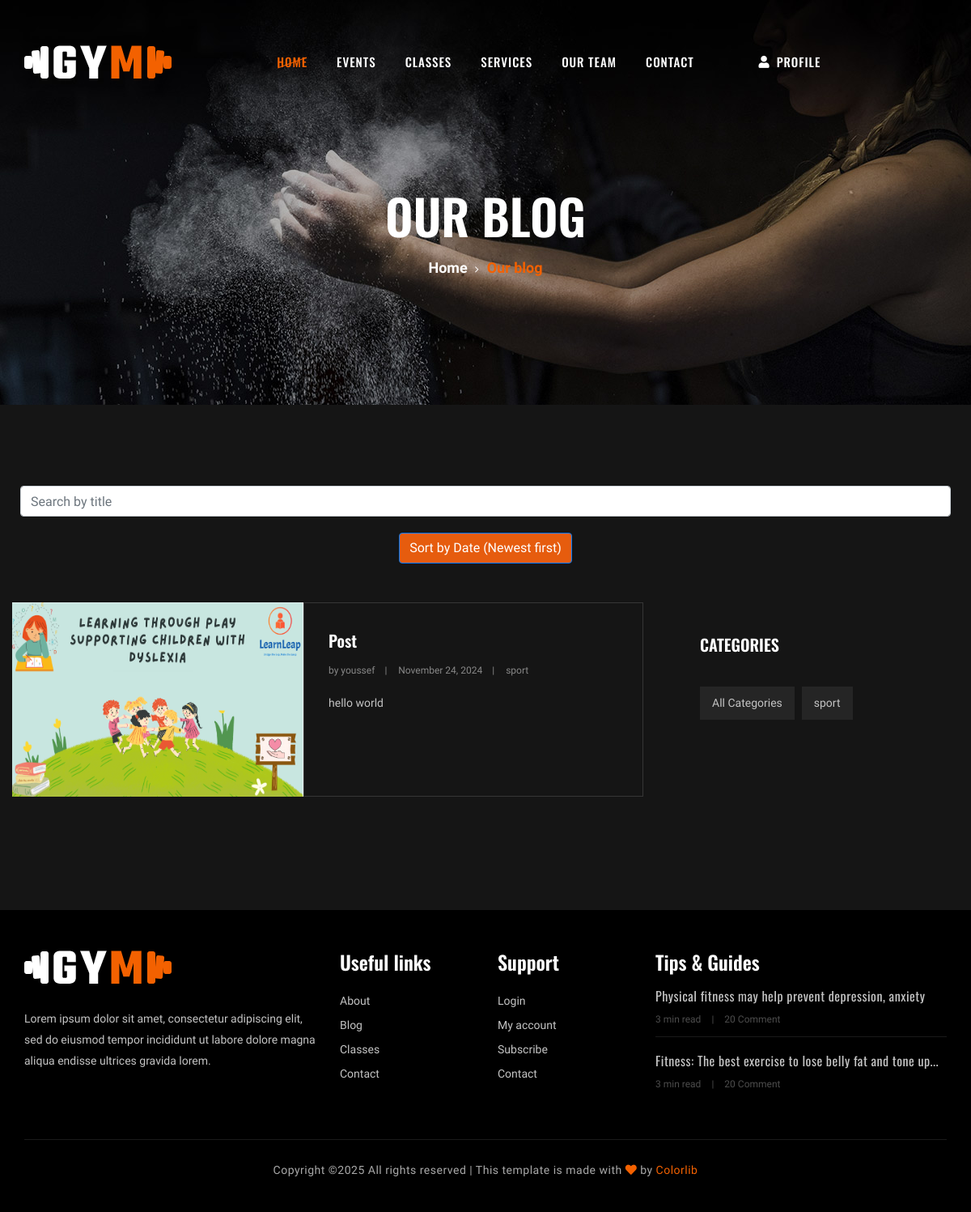
Screenshot of /blog/ with the database file from the repository.
### theblog/models.py (models this page shows, shortened)
class post(models.Model):
    title = models.CharField(max_length=255, validators=[validate_letters_only])
    title_tag = models.CharField(max_length=255,default="sports blog")
    author=models.ForeignKey(User,on_delete=models.CASCADE)
    body=models.TextField()
    CHOICES=(
        ('sport','sport'),
        ('nutrition','nutrition'),
    )
    category=models.CharField(max_length=255, null=True,choices=CHOICES)
    picture=models.ImageField(null=True,blank=True,upload_to="images/")
    likes=models.ManyToManyField(User, related_name="likedposts" ,through="LikedPost")
    created=models.DateTimeField(auto_now=True)

### users/models.py (models this page shows)
class User(AbstractUser):
    is_client = models.BooleanField(default=False)
    is_coach = models.BooleanField(default=False)
    is_nutritionist = models.BooleanField(default=False)

### theblog/views.py (the view)
# urls.py: path('', HomeView.as_view(), name='home'),
class HomeView(ListView):
    model = Post
    template_name = "home.html"
    context_object_name = 'object_list'
    paginate_by = 10
    def get_queryset(self):
        category_filter = self.request.GET.get('category', '')
        search_query = self.request.GET.get('search', '')
        sort_order = self.request.GET.get('sort', 'desc')
        queryset = Post.objects.all()
        if category_filter:
            queryset = queryset.filter(category=category_filter)
        if search_query:
            queryset = queryset.filter(title__icontains=search_query)
        if sort_order == 'asc':
            queryset = queryset.order_by('created')
        else:
            queryset = queryset.order_by('-created')
        return queryset
    def get_context_data(self, **kwargs):
        context = super().get_context_data(**kwargs)
        context['categories'] = Post.objects.values_list('category', flat=True).distinct()
        context['paginator'] = context.get('paginator')
        context['page_obj'] = context.get('page_obj')
        return context

### theblog/templates/home.html (shortened to what this page needs)
{% extends 'base.html' %}
{% load static %}
{% block content %}
<section class="breadcrumb-section set-bg" data-setbg="{% static 'img/breadcrumb-bg.jpg' %}">
    <div class="container">
        <div class="row">
            <div class="col-lg-12 text-center">
                <div class="breadcrumb-text">
                    <h2>Our blog</h2>
                    <div class="bt-option">
                        <a href="/">Home</a>
                        <span>Our blog</span>
                    </div>
                </div>
            </div>
        </div>
    </div>
</section>
<section class="blog-section spad">
    <div class="container">
        <div class="row mb-5">
            <div class="col-md-12 col-sm-12 text-center">
                <form method="get" action="">
                    <div class="form-row">
                        <input type="text" name="search" value="{{ request.GET.search }}" class="form-control" placeholder="Search by title">
                    </div>
                </form>
                <form method="get" action="" style="margin-top: 20px;">
                    <button type="submit" name="sort" value="{% if request.GET.sort == 'asc' %}desc{% else %}asc{% endif %}" class="btn btn-primary" style="background-color: #e65c0e;">
                        Sort by Date {% if request.GET.sort == 'asc' %}(Oldest first){% else %}(Newest first){% endif %}
                    </button>
                </form>
            </div>
        </div>
        <div class="row">
            <div class="col-lg-8 p-0">
                {% for post in object_list %}
                <div class="blog-item wow fadeInUp" data-wow-delay="{{ forloop.counter0|add:0.3 }}s">
                    <div class="bi-pic">
                        {% if post.picture %}
                            <img src="{{ post.picture.url }}" alt="{{ post.title }}">
                        {% endif %}
                    </div>
                    <div class="bi-text">
                        <h5><a href="{% url 'article_detail' post.id %}">{{ post.title }}</a></h5>
                        <ul>
                            <li>by {{ post.author }}</li>
                            <li>{{ post.created|date:"F j, Y" }}</li>
                            <li>{{ post.category }}</li>
                        </ul>
                        <p>{{ post.body|truncatewords:30 }}</p>
                    </div>
                </div>
                {% endfor %}
            </div>
            <div class="col-lg-4 col-md-8 p-0">
                <div class="sidebar-option">
                    <div class="so-tags">
                        <h5 class="title">Categories</h5>
                        <a href="{% url 'home' %}">All Categories</a>
                        {% for category in categories %}
                            <a href="{% url 'home' %}?category={{ category }}">{{ category }}</a>
                        {% endfor %}
                    </div>
                </div>
            </div>
        </div>
    </div>
</section>
{% endblock %}

### blog/static/css/barfiller.css (style rules this page uses)
body { font-family: Arial; }

### blog/static/css/style.css (style rules this page uses)
html, body { height: 100%; font-family: "Muli", sans-serif; -webkit-font-smoothing: antialiased; font-smoothing: antialiased; }
h1, h2, h3, h4, h5, h6 { margin: 0; color: #111111; font-weight: 400; font-family: "Oswald", sans-serif; }
h2 { font-size: 36px; }
h5 { font-size: 18px; }
p { font-size: 14px; font-family: "Muli", sans-serif; color: #a9a9a9; font-weight: 400; line-height: 24px; margin: 0 0 15px 0; }
img { max-width: 100%; }
ul, ol { padding: 0; margin: 0; }
.set-bg { background-repeat: no-repeat; background-size: cover; background-position: top center; }
.spad { padding-top: 100px; padding-bottom: 100px; }
.breadcrumb-section { height: 500px; padding-top: 230px; }
.breadcrumb-text h2 { font-size: 60px; color: #ffffff; font-weight: 600; text-transform: uppercase; margin-bottom: 15px; }
.breadcrumb-text .bt-option a { font-size: 18px; color: #ffffff; font-weight: 700; display: inline-block; position: relative; margin-right: 20px; }
.breadcrumb-text .bt-option a:after { position: absolute; right: -14px; top: 6px; font-family: "FontAwesome"; content: ""; font-size: 13px; font-weight: 400; }
.breadcrumb-text .bt-option span { font-size: 18px; color: #f36100; font-weight: 700; }
.sidebar-option { padding-left: 40px; }
.sidebar-option .so-tags .title { font-size: 20px; color: #ffffff; font-weight: 600; text-transform: uppercase; margin-bottom: 40px; }
.sidebar-option .so-tags a { display: inline-block; font-size: 14px; color: #c4c4c4; padding: 10px 15px; background: #252525; margin-right: 5px; margin-bottom: 10px; }
.blog-section { background: #151515; }
.blog-section .sidebar-option { padding-left: 70px; }
.blog-item { margin-bottom: 40px; }
.blog-item .bi-pic { float: left; }
.blog-item .bi-pic img { width: 360px; height: 240px; min-width: 100%; }
.blog-item .bi-text { border: 1px solid #363636; overflow: hidden; height: 240px; padding: 32px 30px 0 30px; }
.blog-item .bi-text h5 { margin-bottom: 10px; }
.blog-item .bi-text h5 a { font-size: 20px; color: #ffffff; font-weight: 600; line-height: 28px; }
.blog-item .bi-text ul { margin-bottom: 18px; }
.blog-item .bi-text ul li { font-size: 12px; color: #888888; display: inline-block; list-style: none; margin-right: 25px; position: relative; }
.blog-item .bi-text ul li:after { position: absolute; right: -15px; top: 0; content: "|"; }
.blog-item .bi-text ul li:last-child { margin-right: 0; }
.blog-item .bi-text ul li:last-child:after { display: none; }
.blog-item .bi-text p { color: #c4c4c4; line-height: 22px; margin-bottom: 0; }
@media only screen and (min-width: 1200px) { .container { max-width: 1170px; } }

### rows the page displays
post: picture (picture), title "Post", author "youssef", created "November 24, 2024", category "sport", body "hello world"

### other values shown
{{ category }} "sport"
